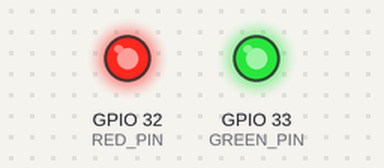
A sketch run on a simulated ESP32. Shown: output pins drawn as LEDs (lit = HIGH).

Above: at 0.1 s.
Timing chart, 0 to 1.6 s (numbered marks = the images above):
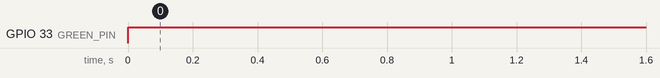

The sketch:

Led.ino
```cpp
#include "Led.h"

#define RED_PIN 32
#define GREEN_PIN 33

Led ledRed = Led(RED_PIN);
Led ledGreen = Led(GREEN_PIN);

void setup() {

}

void loop() {
  ledRed.ledOn();
  ledGreen.ledOn();
}
```

Led.cpp
```cpp
#include <Arduino.h>
#include"Led.h"

Led::Led(int num) {
  led_pin = num;
  pinMode(led_pin, OUTPUT);
}

void Led::ledOn() {
  digitalWrite(led_pin, HIGH);
}

void Led::ledOFF() {
  digitalWrite(led_pin, LOW);
}

void Led::blinkLed() {
  digitalWrite(led_pin, HIGH);
  delay(500);
  digitalWrite(led_pin, LOW);
  delay(500);
}
```

Led.h
```cpp
#ifndef Led_h
#define Led_h

class Led
{
  private:
    int led_pin;

  public:
    void ledOn();
    void ledOFF();
    void blinkLed();
    Led(int pinNum);
};
#endif
```

Measured:
- by itself, GPIO 33 (GREEN_PIN): LOW → HIGH at 0.00 s
